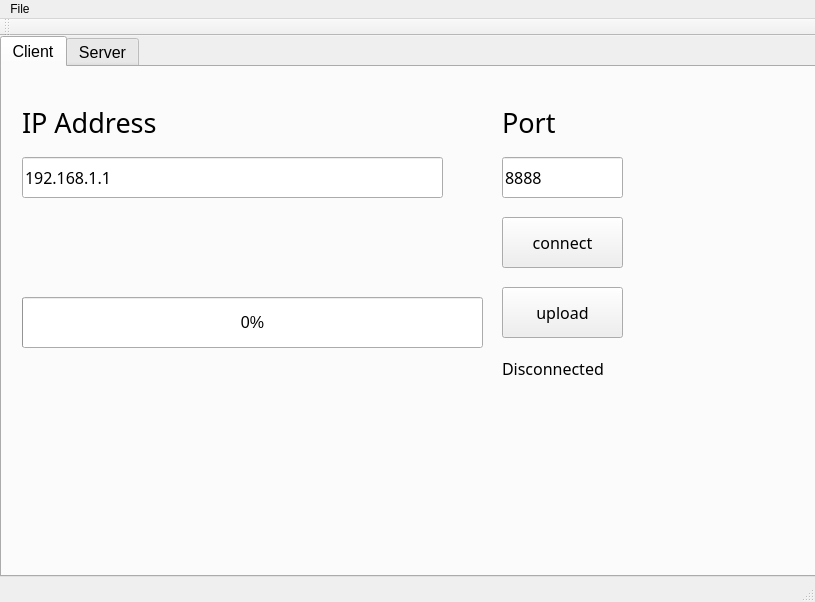
<?xml version="1.0" encoding="UTF-8"?>
<ui version="4.0">
 <class>MainWindow</class>
 <widget class="QMainWindow" name="MainWindow">
  <property name="geometry">
   <rect>
    <x>0</x>
    <y>0</y>
    <width>815</width>
    <height>602</height>
   </rect>
  </property>
  <property name="windowTitle">
   <string>MainWindow</string>
  </property>
  <widget class="QWidget" name="centralWidget">
   <widget class="QTabWidget" name="tabWidget">
    <property name="geometry">
     <rect>
      <x>0</x>
      <y>0</y>
      <width>821</width>
      <height>541</height>
     </rect>
    </property>
    <property name="font">
     <font>
      <family>Arial</family>
      <pointsize>12</pointsize>
     </font>
    </property>
    <property name="currentIndex">
     <number>0</number>
    </property>
    <widget class="QWidget" name="clientTab">
     <attribute name="title">
      <string>Client</string>
     </attribute>
     <widget class="QLineEdit" name="clientIpEdit">
      <property name="geometry">
       <rect>
        <x>20</x>
        <y>90</y>
        <width>421</width>
        <height>41</height>
       </rect>
      </property>
      <property name="font">
       <font>
        <family>新細明體</family>
        <pointsize>12</pointsize>
       </font>
      </property>
      <property name="text">
       <string>192.168.1.1</string>
      </property>
     </widget>
     <widget class="QLabel" name="label">
      <property name="geometry">
       <rect>
        <x>20</x>
        <y>30</y>
        <width>171</width>
        <height>51</height>
       </rect>
      </property>
      <property name="font">
       <font>
        <family>微軟正黑體</family>
        <pointsize>20</pointsize>
       </font>
      </property>
      <property name="text">
       <string>IP Address</string>
      </property>
     </widget>
     <widget class="QProgressBar" name="clientProgBar">
      <property name="geometry">
       <rect>
        <x>20</x>
        <y>230</y>
        <width>461</width>
        <height>51</height>
       </rect>
      </property>
      <property name="value">
       <number>0</number>
      </property>
     </widget>
     <widget class="QLabel" name="clientStatLabel">
      <property name="geometry">
       <rect>
        <x>20</x>
        <y>290</y>
        <width>421</width>
        <height>151</height>
       </rect>
      </property>
      <property name="font">
       <font>
        <family>微軟正黑體</family>
        <pointsize>12</pointsize>
       </font>
      </property>
      <property name="text">
       <string/>
      </property>
      <property name="alignment">
       <set>Qt::AlignLeading|Qt::AlignLeft|Qt::AlignTop</set>
      </property>
     </widget>
     <widget class="QPushButton" name="clientConnectBtn">
      <property name="geometry">
       <rect>
        <x>500</x>
        <y>150</y>
        <width>121</width>
        <height>51</height>
       </rect>
      </property>
      <property name="font">
       <font>
        <family>微軟正黑體</family>
        <pointsize>12</pointsize>
       </font>
      </property>
      <property name="text">
       <string>connect</string>
      </property>
     </widget>
     <widget class="QLineEdit" name="clientPortEdit">
      <property name="geometry">
       <rect>
        <x>500</x>
        <y>90</y>
        <width>121</width>
        <height>41</height>
       </rect>
      </property>
      <property name="font">
       <font>
        <family>新細明體</family>
        <pointsize>12</pointsize>
       </font>
      </property>
      <property name="text">
       <string>8888</string>
      </property>
     </widget>
     <widget class="QLabel" name="label_2">
      <property name="geometry">
       <rect>
        <x>500</x>
        <y>40</y>
        <width>71</width>
        <height>31</height>
       </rect>
      </property>
      <property name="font">
       <font>
        <family>微軟正黑體</family>
        <pointsize>20</pointsize>
       </font>
      </property>
      <property name="text">
       <string>Port</string>
      </property>
     </widget>
     <widget class="QPushButton" name="clientUploadBtn">
      <property name="geometry">
       <rect>
        <x>500</x>
        <y>220</y>
        <width>121</width>
        <height>51</height>
       </rect>
      </property>
      <property name="font">
       <font>
        <family>微軟正黑體</family>
        <pointsize>12</pointsize>
       </font>
      </property>
      <property name="text">
       <string>upload</string>
      </property>
     </widget>
     <widget class="QLabel" name="clientServerInfoLabel">
      <property name="geometry">
       <rect>
        <x>500</x>
        <y>290</y>
        <width>301</width>
        <height>71</height>
       </rect>
      </property>
      <property name="font">
       <font>
        <family>微軟正黑體</family>
        <pointsize>12</pointsize>
       </font>
      </property>
      <property name="text">
       <string>Disconnected</string>
      </property>
      <property name="alignment">
       <set>Qt::AlignLeading|Qt::AlignLeft|Qt::AlignTop</set>
      </property>
     </widget>
     <widget class="QLabel" name="clientBPSLabel">
      <property name="geometry">
       <rect>
        <x>420</x>
        <y>430</y>
        <width>200</width>
        <height>50</height>
       </rect>
      </property>
      <property name="text">
       <string/>
      </property>
      <property name="alignment">
       <set>Qt::AlignRight|Qt::AlignTrailing|Qt::AlignVCenter</set>
      </property>
     </widget>
    </widget>
    <widget class="QWidget" name="serverTab">
     <attribute name="title">
      <string>Server</string>
     </attribute>
     <widget class="QProgressBar" name="serverProgBar">
      <property name="geometry">
       <rect>
        <x>20</x>
        <y>230</y>
        <width>461</width>
        <height>51</height>
       </rect>
      </property>
      <property name="value">
       <number>0</number>
      </property>
     </widget>
     <widget class="QLabel" name="serverStatLabel">
      <property name="geometry">
       <rect>
        <x>20</x>
        <y>300</y>
        <width>451</width>
        <height>141</height>
       </rect>
      </property>
      <property name="font">
       <font>
        <family>微軟正黑體</family>
        <pointsize>12</pointsize>
       </font>
      </property>
      <property name="text">
       <string/>
      </property>
      <property name="alignment">
       <set>Qt::AlignLeading|Qt::AlignLeft|Qt::AlignTop</set>
      </property>
     </widget>
     <widget class="QLineEdit" name="serverPortEdit">
      <property name="geometry">
       <rect>
        <x>500</x>
        <y>90</y>
        <width>121</width>
        <height>41</height>
       </rect>
      </property>
      <property name="font">
       <font>
        <family>新細明體</family>
        <pointsize>12</pointsize>
       </font>
      </property>
      <property name="text">
       <string>8888</string>
      </property>
     </widget>
     <widget class="QLabel" name="label_3">
      <property name="geometry">
       <rect>
        <x>500</x>
        <y>40</y>
        <width>71</width>
        <height>31</height>
       </rect>
      </property>
      <property name="font">
       <font>
        <family>微軟正黑體</family>
        <pointsize>20</pointsize>
       </font>
      </property>
      <property name="text">
       <string>Port</string>
      </property>
     </widget>
     <widget class="QLabel" name="label_4">
      <property name="geometry">
       <rect>
        <x>20</x>
        <y>30</y>
        <width>171</width>
        <height>51</height>
       </rect>
      </property>
      <property name="font">
       <font>
        <family>微軟正黑體</family>
        <pointsize>20</pointsize>
       </font>
      </property>
      <property name="text">
       <string>IP Address</string>
      </property>
     </widget>
     <widget class="QPushButton" name="serverListenBtn">
      <property name="geometry">
       <rect>
        <x>500</x>
        <y>150</y>
        <width>121</width>
        <height>51</height>
       </rect>
      </property>
      <property name="font">
       <font>
        <family>微軟正黑體</family>
        <pointsize>12</pointsize>
       </font>
      </property>
      <property name="text">
       <string>Listen</string>
      </property>
     </widget>
     <widget class="QTextBrowser" name="serverIpBrowser">
      <property name="geometry">
       <rect>
        <x>20</x>
        <y>80</y>
        <width>421</width>
        <height>141</height>
       </rect>
      </property>
      <property name="font">
       <font>
        <family>微軟正黑體</family>
        <pointsize>12</pointsize>
       </font>
      </property>
     </widget>
     <widget class="QLabel" name="serverClientInfoLabel">
      <property name="geometry">
       <rect>
        <x>500</x>
        <y>290</y>
        <width>241</width>
        <height>61</height>
       </rect>
      </property>
      <property name="font">
       <font>
        <family>微軟正黑體</family>
        <pointsize>12</pointsize>
       </font>
      </property>
      <property name="text">
       <string>Disconnected</string>
      </property>
      <property name="alignment">
       <set>Qt::AlignLeading|Qt::AlignLeft|Qt::AlignTop</set>
      </property>
     </widget>
     <widget class="QLabel" name="serverBPSLabel">
      <property name="geometry">
       <rect>
        <x>420</x>
        <y>430</y>
        <width>200</width>
        <height>50</height>
       </rect>
      </property>
      <property name="font">
       <font>
        <family>Arial</family>
        <pointsize>12</pointsize>
       </font>
      </property>
      <property name="text">
       <string/>
      </property>
      <property name="alignment">
       <set>Qt::AlignRight|Qt::AlignTrailing|Qt::AlignVCenter</set>
      </property>
     </widget>
    </widget>
   </widget>
  </widget>
  <widget class="QMenuBar" name="menuBar">
   <property name="geometry">
    <rect>
     <x>0</x>
     <y>0</y>
     <width>815</width>
     <height>25</height>
    </rect>
   </property>
   <widget class="QMenu" name="menuFile">
    <property name="title">
     <string>File</string>
    </property>
    <addaction name="actionRestart"/>
   </widget>
   <addaction name="menuFile"/>
  </widget>
  <widget class="QToolBar" name="mainToolBar">
   <attribute name="toolBarArea">
    <enum>TopToolBarArea</enum>
   </attribute>
   <attribute name="toolBarBreak">
    <bool>false</bool>
   </attribute>
  </widget>
  <widget class="QStatusBar" name="statusBar"/>
  <action name="actionRestart">
   <property name="text">
    <string>Restart</string>
   </property>
  </action>
 </widget>
 <layoutdefault spacing="6" margin="11"/>
 <resources/>
 <connections/>
</ui>
